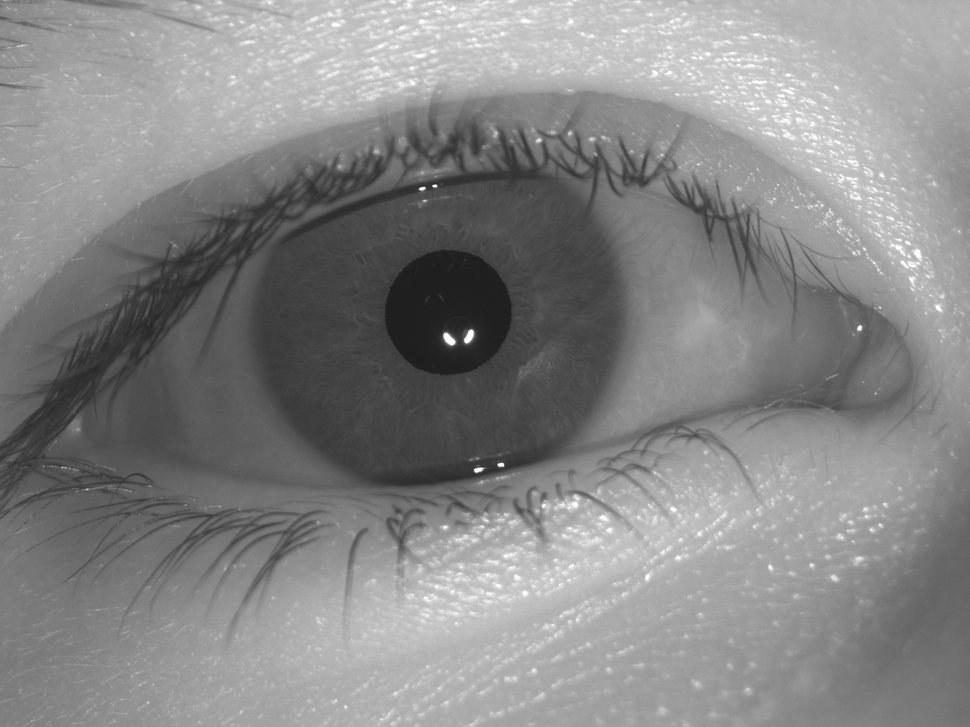
#> input picture eye.png, 970 x 727 px, shrunk from 1440 x 1080 before the run
$ jupyter execute plain.ipynb
#> lines starting #> are read from the running program, lines starting #| are printed output that depends on the picture; long printed decimals are rounded
[cell 1]
# [89 lines of commented-out code are left out]

[cell 2]
# [84 lines of commented-out code are left out]

[cell 3]
import cv2
import numpy as np
from skimage.filters import gaussian
from skimage.segmentation import active_contour
import matplotlib.pyplot as plt

# Step 1: Load and Preprocess the Image
def preprocess_image(image_path):
    image = cv2.imread(image_path, cv2.IMREAD_GRAYSCALE)  # Load as grayscale
    image = cv2.GaussianBlur(image, (5, 5), 0)  # Apply Gaussian blur

    plt.figure()
    plt.imshow(image, cmap='gray')
    plt.title("Preprocessed Image")
    plt.show()

    return image

# Step 2: Detect Pupil Using Hough Transform
def detect_pupil(image):
    circles = cv2.HoughCircles(
        image, cv2.HOUGH_GRADIENT, dp=1.2, minDist=30,
        param1=50, param2=25, minRadius=30, maxRadius=120
    )

    output = image.copy()
    if circles is not None:
        circles = np.uint16(np.around(circles))[0]  # Get first detected circle
        pupil = circles[0]  # Only detect pupil
        x, y, r = pupil
        cv2.circle(output, (x, y), r, (255, 0, 0), 2)

        plt.figure()
        plt.imshow(output, cmap='gray')
        plt.title("Detected Pupil")
        plt.show()

        return pupil
    return None

# Step 3: Apply Active Contour Model
def refine_contour(image, pupil):
    theta = np.linspace(0, 2 * np.pi, 100)
    x = pupil[0] + pupil[2] * np.cos(theta)
    y = pupil[1] + pupil[2] * np.sin(theta)
    initial_contour = np.array([x, y]).T
    print(initial_contour[:5])

    snake = active_contour(
        gaussian(image, 3), initial_contour,
        alpha=0.015, beta=10, gamma=0.001
    )
    print(snake[:5])

    plt.figure()
    plt.imshow(image, cmap='gray')
    plt.plot(initial_contour[:, 0], initial_contour[:, 1], 'b', linewidth=1, label="Initial Contour")
    plt.plot(snake[:, 0], snake[:, 1], 'r', linewidth=2, label="Refined Contour")
    plt.legend()
    plt.title("Active Contour Segmentation (Pupil)")
    plt.show()

    return snake

# Step 4: Fourier Series Approximation
def fourier_approximation(image, contour, M=10):
    N = len(contour)
    theta = np.linspace(0, 2 * np.pi, N)
    center = np.mean(contour, axis=0)
    r = np.linalg.norm(contour - center, axis=1)

    C_k = np.fft.fft(r) / N  # Compute Fourier coefficients
    C_k[M:] = 0  # Zero out higher frequencies
    r_approx = np.fft.ifft(C_k * N).real  # Reconstruct with M terms

    x_approx = r_approx * np.cos(theta) + center[0]
    y_approx = r_approx * np.sin(theta) + center[1]
    approx_contour = np.column_stack((x_approx, y_approx))

    plt.figure()
    plt.imshow(image, cmap='gray')
    plt.plot(contour[:, 0], contour[:, 1], 'r', linewidth=2, label="Refined Contour")
    plt.plot(approx_contour[:, 0], approx_contour[:, 1], 'g', linewidth=2, label="Fourier Approximation (Pupil)")
    plt.legend()
    plt.title("Fourier Approximation of Pupil Boundary")
    plt.show()

    return approx_contour

# Main Execution
def main(image_path):
    image = preprocess_image(image_path)
#> in preprocess_image, image is the input picture: shape (727, 970); min 29, max 255, mean 134.7
    pupil = detect_pupil(image)
#> in detect_pupil, `circles = cv2.HoughCircles( image, cv2.HOUGH_GRADIENT, dp=1.2, minDist..`: circles = 325 rows, first 8: [447, 311.4, 62.76], [681, 135, 110], [748.2, 144.6, 87.6], [466.2, 599.4, 119.3], [269.4, 119.4, 108.7], [757.8, 193.8, 100.8], [315, 107.4, 94.2], [423, 101.4, 98.16]
#> in detect_pupil, `circles = np.uint16(np.around(circles))[0]`: circles = 325 rows, first 8: [447, 311, 63], [681, 135, 110], [748, 145, 88], [466, 599, 119], [269, 119, 109], [758, 194, 101], [315, 107, 94], [423, 101, 98]
#> in detect_pupil, `pupil = circles[0]`: pupil = [447, 311, 63]
#> in detect_pupil, `x, y, r = pupil`: x = 447; y = 311; r = 63
#> in detect_pupil, `cv2.circle(output, (x, y), r, (255, 0, 0), 2)`:
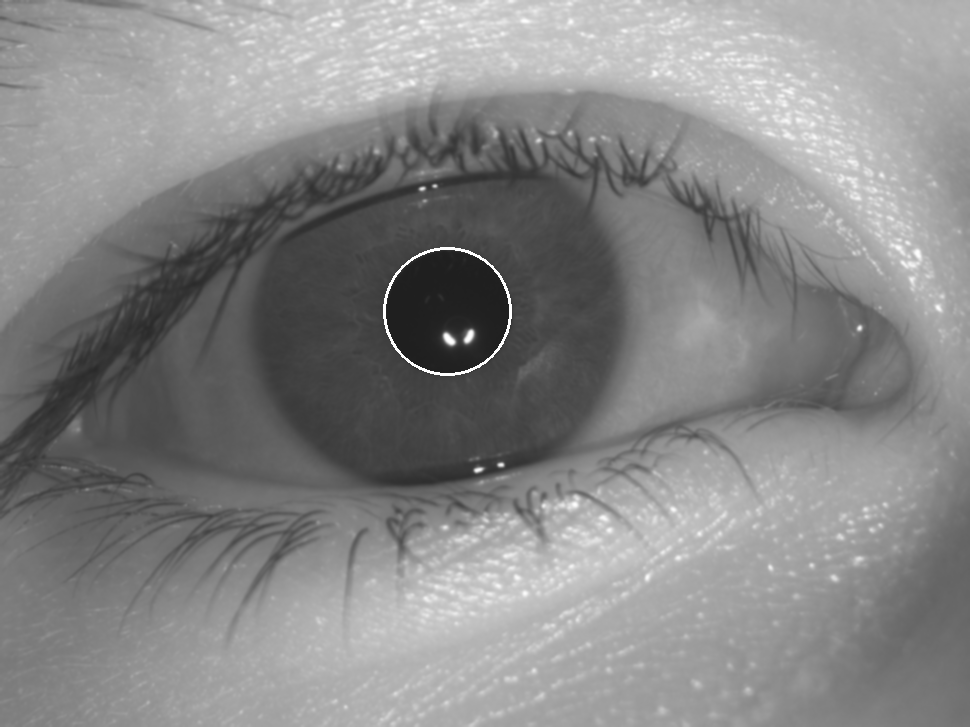
#> output: shape (727, 970); min 30, max 255, mean 135
#> pupil = [447, 311, 63]

    if pupil is not None:
        refined_contour = refine_contour(image, pupil)
#> in refine_contour, `x = pupil[0] + pupil[2] * np.cos(theta)`: x = 100 values, max 510 at index 0, min 384 at index 49, mean 447.6
#> in refine_contour, `y = pupil[1] + pupil[2] * np.sin(theta)`: y = 100 values, max 374 at index 25, min 248 at index 74, mean 311
#> in refine_contour, `initial_contour = np.array([x, y]).T`: initial_contour = 100 pairs, first value 384 to 510, second value 248 to 374
#| [[510.         311.        ]
#|  [509.873 314.996]
#|  [509.493 318.975]
#|  [508.862 322.923]
#|  [507.981 326.822]]
#> in refine_contour, `snake = active_contour( gaussian(image, 3), initial_contour, alpha=0.0..`: snake = 100 pairs, first value 452 to 452, second value 317.3 to 317.3
#| [[451.996 317.349]
#|  [451.996 317.349]
#|  [451.996  317.349]
#|  [451.996 317.349]
#|  [451.996 317.349]]
#> in refine_contour, `plt.show()`:
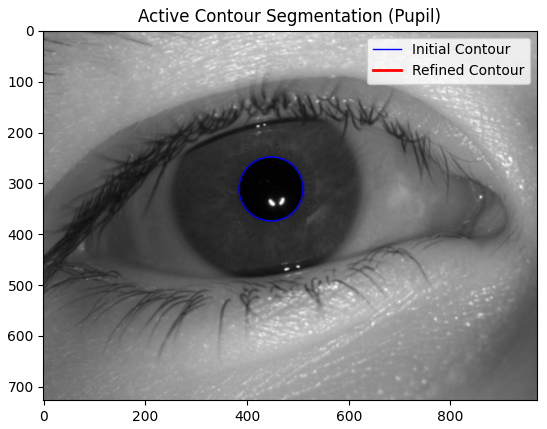
#> figure drawn by matplotlib, 1 panel
#> refined_contour has the same summary as snake in refine_contour
        fourier_contour = fourier_approximation(image, refined_contour, M=10)
#> in fourier_approximation, `N = len(contour)`: N = 100
#> in fourier_approximation, `center = np.mean(contour, axis=0)`: center = [452, 317.3]
#> in fourier_approximation, `r = np.linalg.norm(contour - center, axis=1)`: r = 100 values, max 0.000147 at index 63, min 3.4e-06 at index 38, mean 9.37e-05
#> in fourier_approximation, `r_approx = np.fft.ifft(C_k * N).real`: r_approx = 100 values, max 0.00012 at index 63, min 5.22e-05 at index 38, mean 9.37e-05
#> in fourier_approximation, `x_approx = r_approx * np.cos(theta) + center[0]`: x_approx = 100 values, max 452 at index 5, min 452 at index 55, mean 452
#> in fourier_approximation, `y_approx = r_approx * np.sin(theta) + center[1]`: y_approx = 100 values, max 317.3 at index 20, min 317.3 at index 70, mean 317.3
#> in fourier_approximation, `approx_contour = np.column_stack((x_approx, y_approx))`: approx_contour has the same summary as snake in refine_contour
#> in fourier_approximation, `plt.show()`:
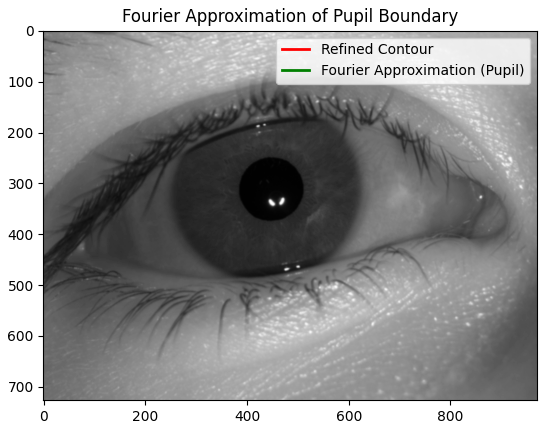
#> figure drawn by matplotlib, 1 panel
#> fourier_contour has the same summary as snake in refine_contour
    else:
        print("Failed to detect pupil.")

# Run with a sample image
# main("iris_image.jpg")


main("eye.png")
